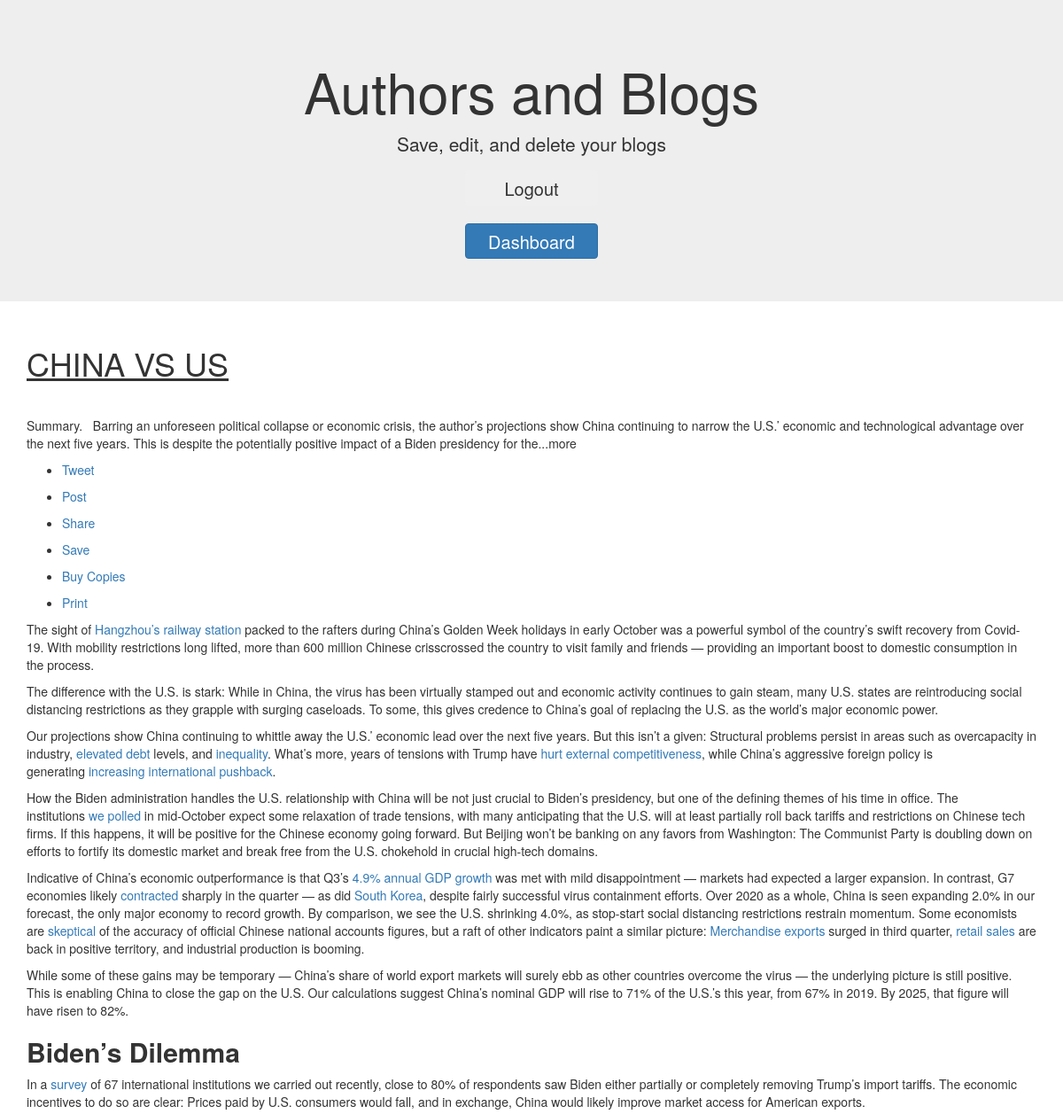
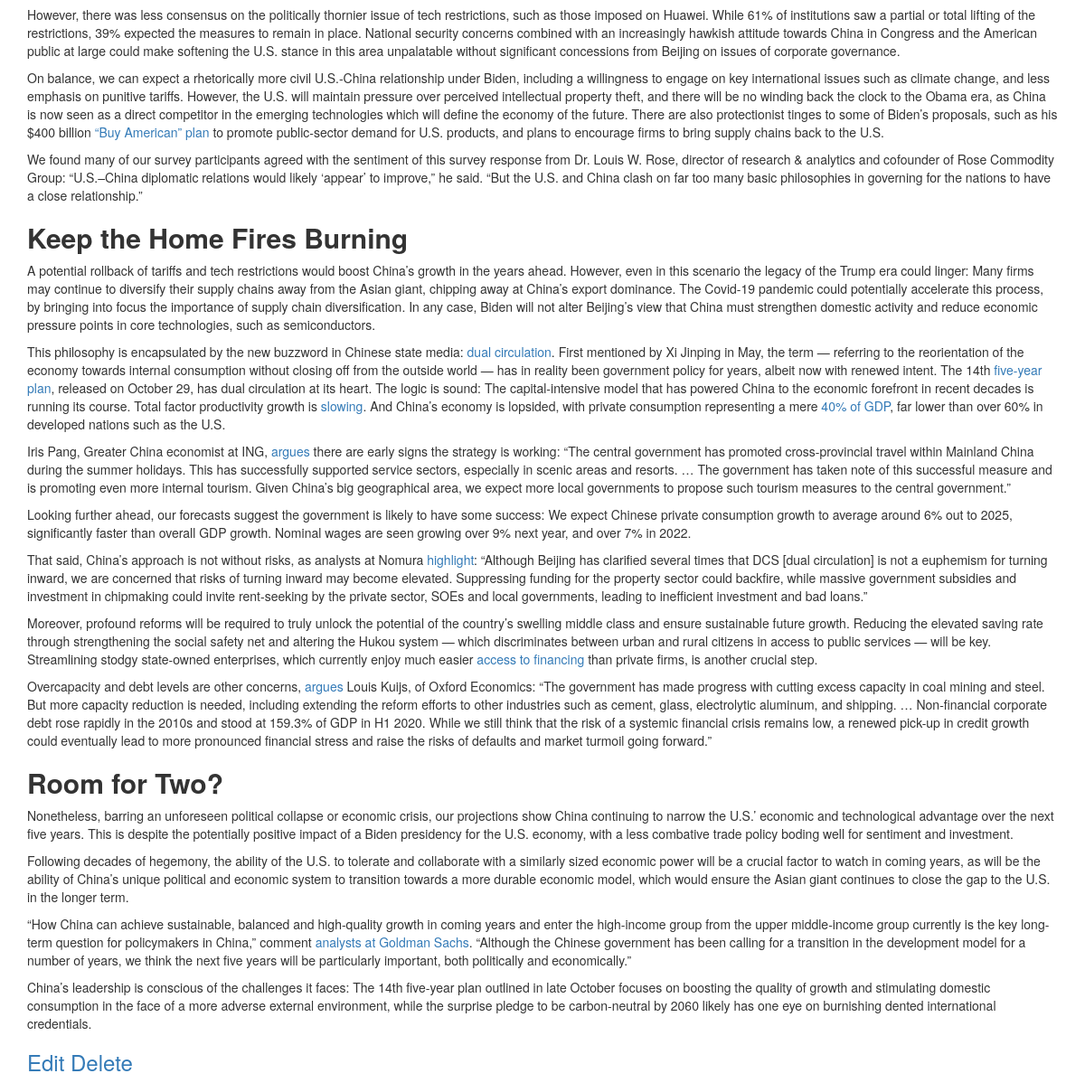
Screenshot of /dashboard/jeet/china-vs-us (signed in) with the database file from the repository (2 pictures, top to bottom).
### blog1/models.py (models this page shows, shortened)
class Article(models.Model):
    title = models.CharField(max_length=200)
    content = RichTextField(default="")
    slugtitle = models.SlugField(default="")

### blog1/views.py (the view)
# urls.py: path('dashboard/<slug:username>/<slug:slugtitle>', viewArticle, name='viewArticle'),
@csrf_exempt
def viewArticle(request, username, slugtitle):
    if request.session['user']==username and request.session['is_logged_in']:
        if Author.objects.get(username=username).articles.filter(slugtitle=slugtitle).exists():
            a = Author.objects.get(username=username).articles.get(slugtitle=slugtitle)
            return render(request, 'viewArticle.html', {'article':a, 'user':username})
        return redirect('/dashboard/'+username)
    return redirect('/')

### blog1/templates/viewArticle.html (shortened to what this page needs)
<!DOCTYPE html>
{% extends 'base.html' %}
{% block button %}
<form action="/logout/" method="POST">
    <input type="submit" value="Logout" class="btn btn-secondary" style="height:40px; width:150px; font-size: 20px;">
</form>
<form action="/dashboard/{{ data }}" method="GET">
    <input type="submit" value="Dashboard" class="btn btn-primary" style="height:40px; width:150px; font-size: 20px;">
</form>
{% endblock %}
{% block content %}
    <div class="card">
        <div class="card-body">
        <u><h1 class="card-title">{{ article.title|safe }}</h1></u>
        <p class="card-text">{{ article.content|safe }}</p>
        <h3><a href="/dashboard/{{ user }}/{{ article.slugtitle }}/edit" class="card-link">Edit</a>
        <a href="/dashboard/{{ user }}/{{ article.slugtitle }}/delete" class="card-link">Delete</a></h3>
        </div>
    </div>
{% endblock %}

### blog1/templates/base.html (shortened to what this page needs)
<!DOCTYPE html>
<html lang="en">
<head>
  <link rel="stylesheet" href="https://maxcdn.bootstrapcdn.com/bootstrap/3.4.1/css/bootstrap.min.css">
</head>
<body>
<div class="jumbotron text-center">
    <h1>Authors and Blogs</h1>
    <p>Save, edit, and delete your blogs</p>
    {% block button %}
    {% endblock %}
</div>
<div class="container">
    {% block content %}
    {% endblock %}
</div>

### rows the page displays
Article: title "CHINA VS US", content "Summary. Barring an unforeseen political collapse or economic crisis, the author’s projections show China continuing to narrow the U.S.’ economic and technological advantage over the next five years. This is despite the potentially positive impact of a Biden presidency for the...more Tweet Post Share Save Buy Copies Print The sight of Hangzhou’s railway station packed to the rafters during China’s Golden Week holidays in early October was a powerful symbol of the country’s swift recovery from Covid-19. With mobility restrictions long lifted, more than 600 million Chinese crisscrossed the country to visit family and friends — providing an important boost to domestic consumption in the…"
